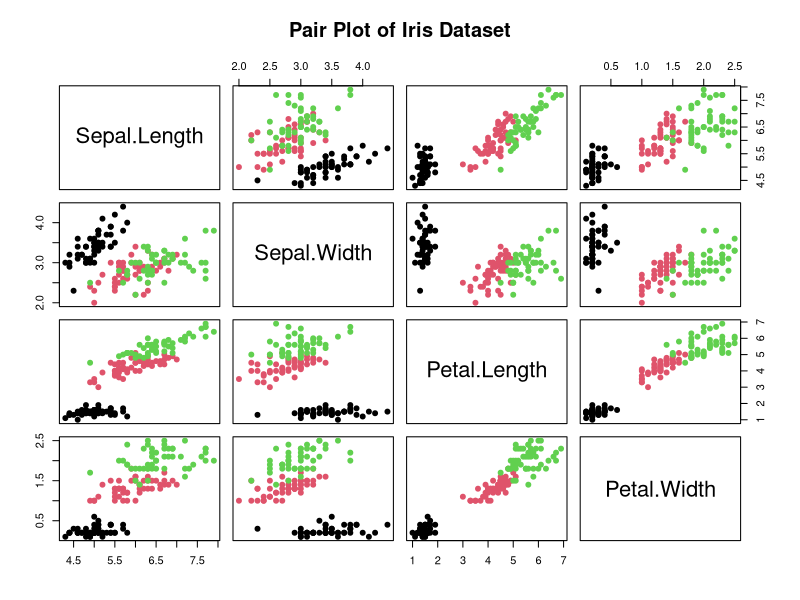
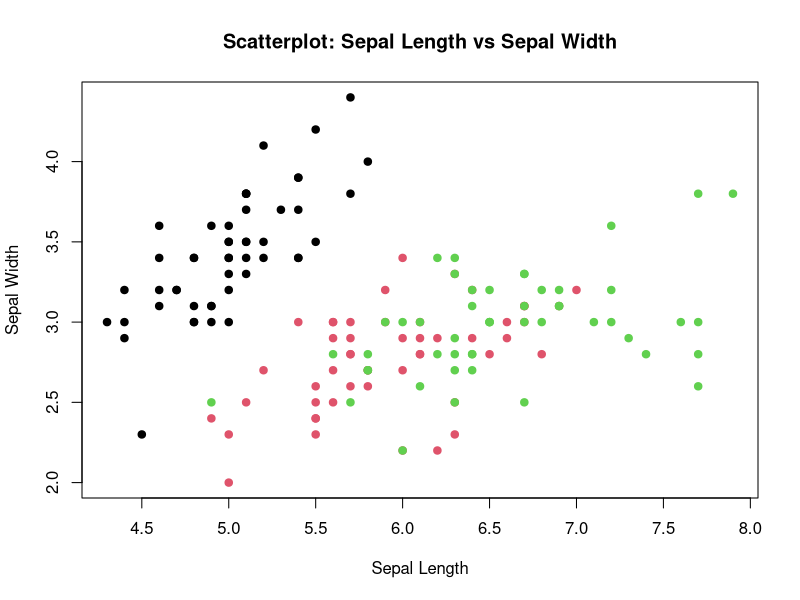
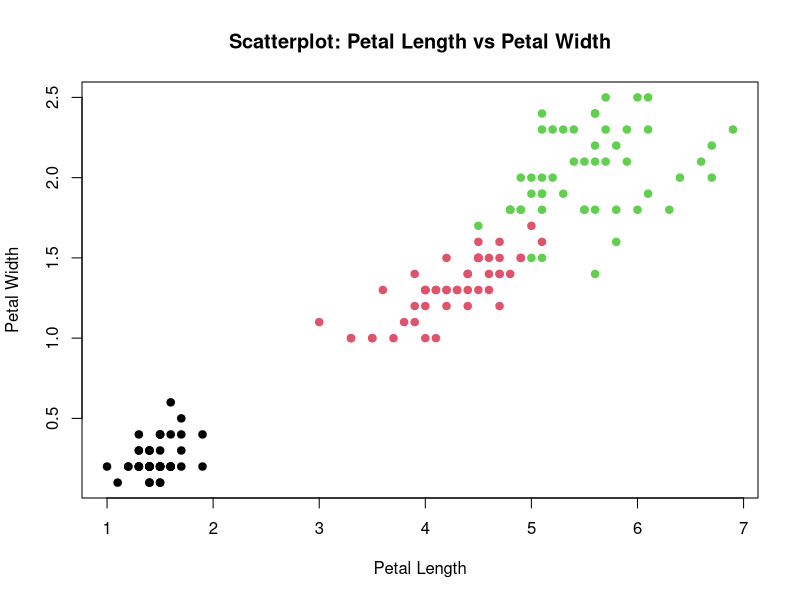

Write the R code that produced these figures, in order.

#bi varient analysis
# Load the Iris dataset (it's built into R)
data(iris)

# Pair plot for bivariate analysis
pairs(iris[, 1:4], col = iris$Species, pch = 19, 
      main = "Pair Plot of Iris Dataset")

# Scatterplot matrix for sepal length and sepal width
plot(iris$Sepal.Length, iris$Sepal.Width, pch = 19, col = iris$Species,
     main = "Scatterplot: Sepal Length vs Sepal Width", 
     xlab = "Sepal Length", ylab = "Sepal Width")

# Scatterplot matrix for petal length and petal width
plot(iris$Petal.Length, iris$Petal.Width, pch = 19, col = iris$Species,
     main = "Scatterplot: Petal Length vs Petal Width", 
     xlab = "Petal Length", ylab = "Petal Width")



